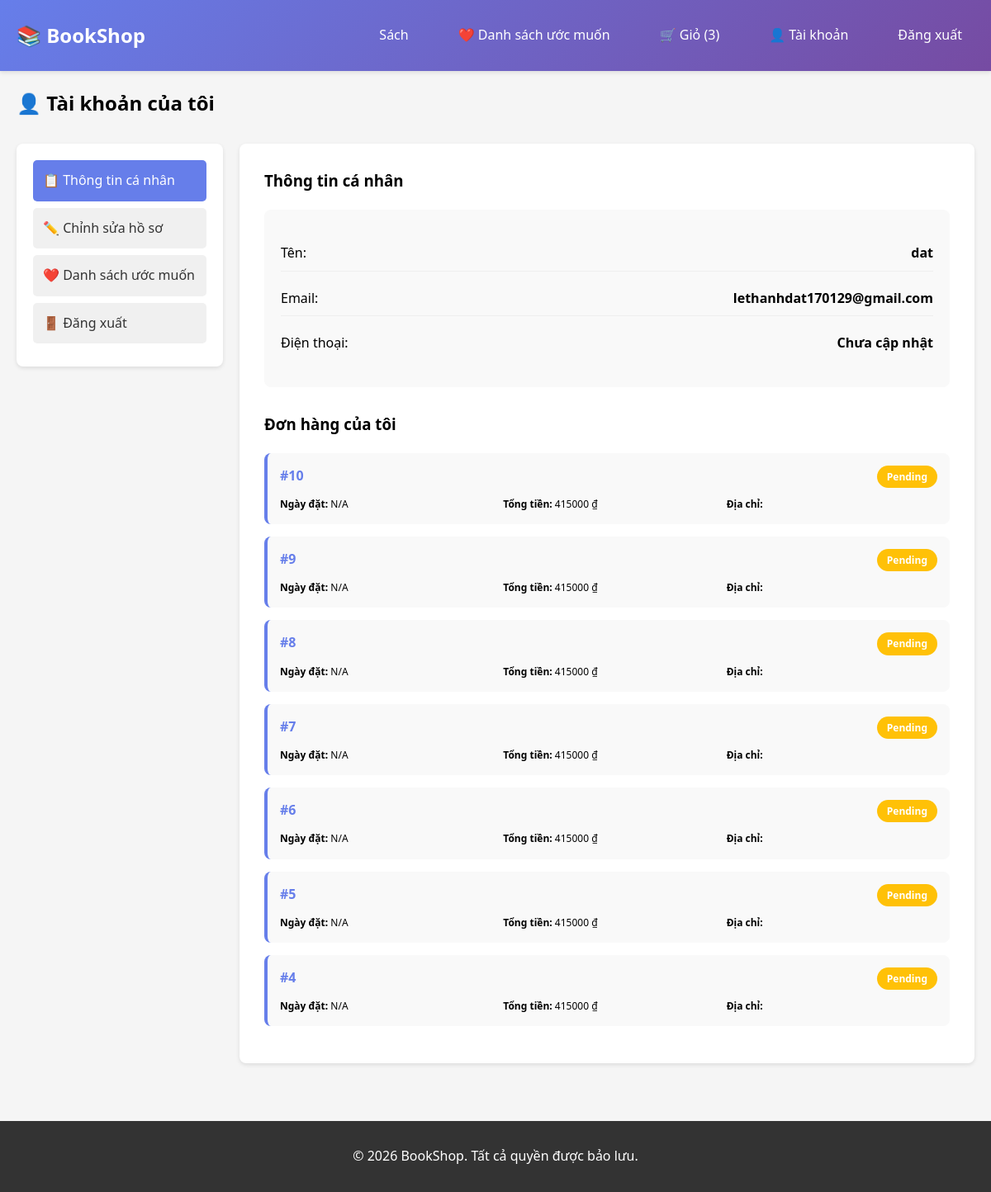
Page /account/ (signed in) on the earlier database version.
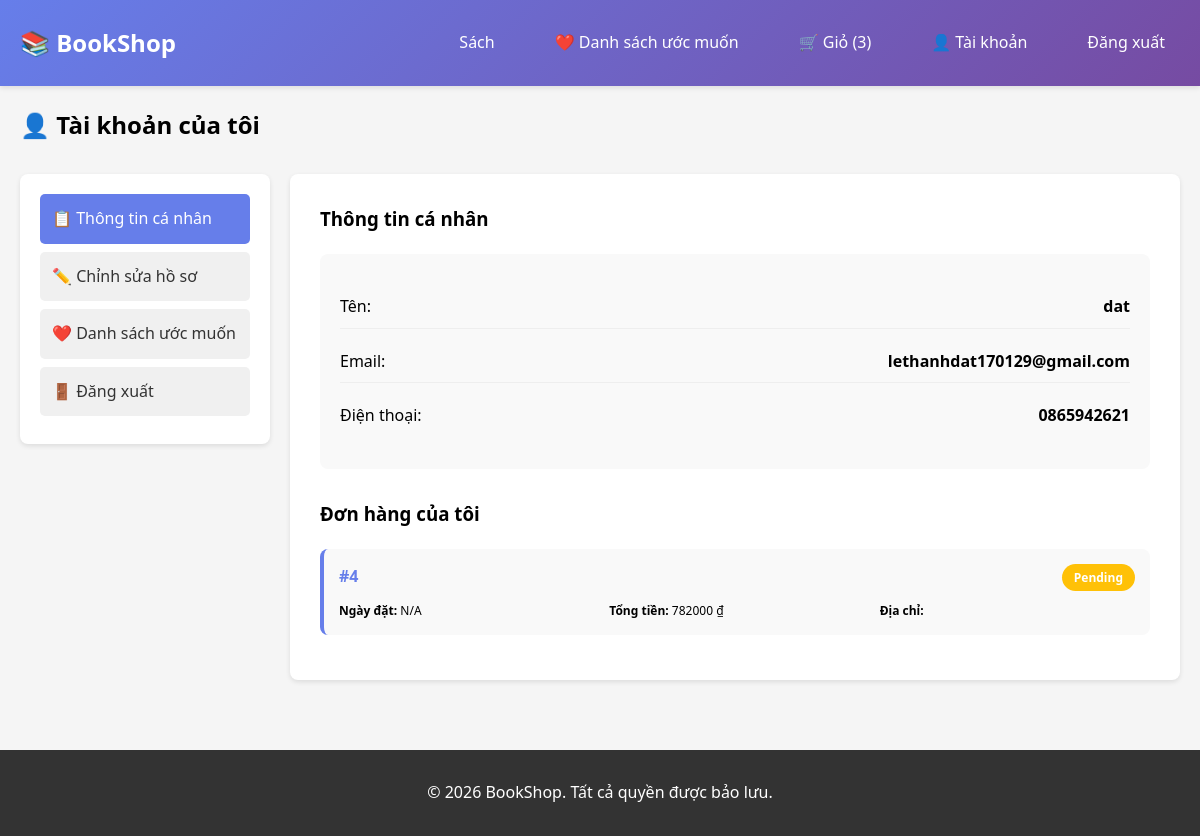
Same page on the later database version.
### core/models/customer.py (models this page shows, shortened)
class Customer(models.Model):
    id = models.AutoField(primary_key=True)
    name = models.CharField(max_length=255)
    email = models.EmailField(unique=True)
    password = models.CharField(max_length=255)
    phone = models.CharField(max_length=20, blank=True, null=True)
    address = models.ForeignKey('Address', on_delete=models.SET_NULL, null=True, blank=True)
    membership_level = models.ForeignKey('MembershipLevel', on_delete=models.SET_NULL, null=True, blank=True)
    created_at = models.DateTimeField(auto_now_add=True)
    loyalty_points = models.IntegerField(default=0)
    class Meta:
        app_label = 'core'
        db_table = 'core_customer'

### core/models/order.py (models this page shows, shortened)
class Order(models.Model):
    STATUS_CHOICES = [
        ('pending', 'Pending'),
        ('confirmed', 'Confirmed'),
        ('shipped', 'Shipped'),
        ('delivered', 'Delivered'),
        ('cancelled', 'Cancelled'),
    ]
    id = models.AutoField(primary_key=True)
    customer = models.ForeignKey('Customer', on_delete=models.CASCADE, related_name='orders')
    address = models.ForeignKey('Address', on_delete=models.SET_NULL, null=True, blank=True)
    order_date = models.DateTimeField(auto_now_add=True)
    status = models.CharField(max_length=20, choices=STATUS_CHOICES, default='pending')
    total_price = models.DecimalField(max_digits=12, decimal_places=2)
    changed_at = models.DateTimeField(auto_now=True)
    class Meta:
        app_label = 'core'
        db_table = 'core_order'

### core/views.py (the view)
# urls.py: path('account/', views.account_view, name='account_view'),
def account_view(request):
    if 'customer_id' not in request.session:
        return redirect('core:login')
    try:
        customer = Customer.objects.get(id=request.session['customer_id'])
        orders = Order.objects.filter(customer=customer).order_by('-created_date' if hasattr(Order, 'created_date') else '-id')
        context = get_context(request)
        context.update({
            'customer': customer,
            'orders': orders,
        })
        return render(request, 'core/account.html', context)
    except Customer.DoesNotExist:
        return redirect('core:login')

### core/views.py (called while the page is built)
def get_context(request):
    context = {'is_logged_in': 'customer_id' in request.session}
    if 'customer_id' in request.session:
        try:
            customer = Customer.objects.get(id=request.session['customer_id'])
            context['customer'] = customer
            context['cart_count'] = CartItem.objects.filter(
                cart__customer=customer,
                cart__is_active=True
            ).count()
        except Customer.DoesNotExist:
            del request.session['customer_id']
    return context

### core/templates/core/account.html (shortened to what this page needs)
{% extends "core/base.html" %}
{% block content %}
<h2 style="margin-bottom: 30px;">👤 Tài khoản của tôi</h2>
<div class="account-container">
    <div class="account-menu">
        <a href="{% url 'core:account_view' %}" class="menu-item active">📋 Thông tin cá nhân</a>
        <a href="{% url 'core:edit_account' %}" class="menu-item">✏️ Chỉnh sửa hồ sơ</a>
        <a href="{% url 'core:wishlist_view' %}" class="menu-item">❤️ Danh sách ước muốn</a>
        <a href="{% url 'core:logout' %}" class="menu-item">🚪 Đăng xuất</a>
    </div>
    <div class="account-content">
        <h3 style="margin-bottom: 20px;">Thông tin cá nhân</h3>
        <div class="profile-card">
            <div class="profile-row">
                <span>Tên:</span>
                <strong>{{ customer.name }}</strong>
            </div>
            <div class="profile-row">
                <span>Email:</span>
                <strong>{{ customer.email }}</strong>
            </div>
            <div class="profile-row">
                <span>Điện thoại:</span>
                <strong>{{ customer.phone|default:"Chưa cập nhật" }}</strong>
            </div>
        </div>
        <h3 style="margin: 30px 0 20px;">Đơn hàng của tôi</h3>
        {% if orders %}
            <div class="orders-list">
                {% for order in orders %}
                    <div class="order-card">
                        <div class="order-header">
                            <span class="order-id">#{{ order.id }}</span>
                            <span class="order-status status-{{ order.status }}">{{ order.get_status_display }}</span>
                        </div>
                        <div class="order-details">
                            <div><strong>Ngày đặt:</strong> {{ order.created_date|default:"N/A" }}</div>
                            <div><strong>Tổng tiền:</strong> {{ order.total_price|floatformat:0 }} ₫</div>
                            <div><strong>Địa chỉ:</strong> {{ order.address.city }}</div>
                        </div>
                    </div>
                {% endfor %}
            </div>
        {% else %}
            <p style="color: #999;">Bạn chưa có đơn hàng nào.</p>
            <a href="{% url 'core:book_list' %}" class="btn" style="margin-top: 15px;">← Mua sắm ngay</a>
        {% endif %}
    </div>
</div>
{% endblock %}

Differences in the rows shown:
removed Order: id "10", status "Pending", created_date "N/A", total_price "415000"
removed Order: id "9", status "Pending", created_date "N/A", total_price "415000"
removed Order: id "8", status "Pending", created_date "N/A", total_price "415000"
removed Order: id "7", status "Pending", created_date "N/A", total_price "415000"
removed Order: id "6", status "Pending", created_date "N/A", total_price "415000"
removed Order: id "5", status "Pending", created_date "N/A", total_price "415000"
changed Customer "dat": phone "Chưa cập nhật" → "0865942621"
changed Order "Pending": total_price "415000" → "782000"
